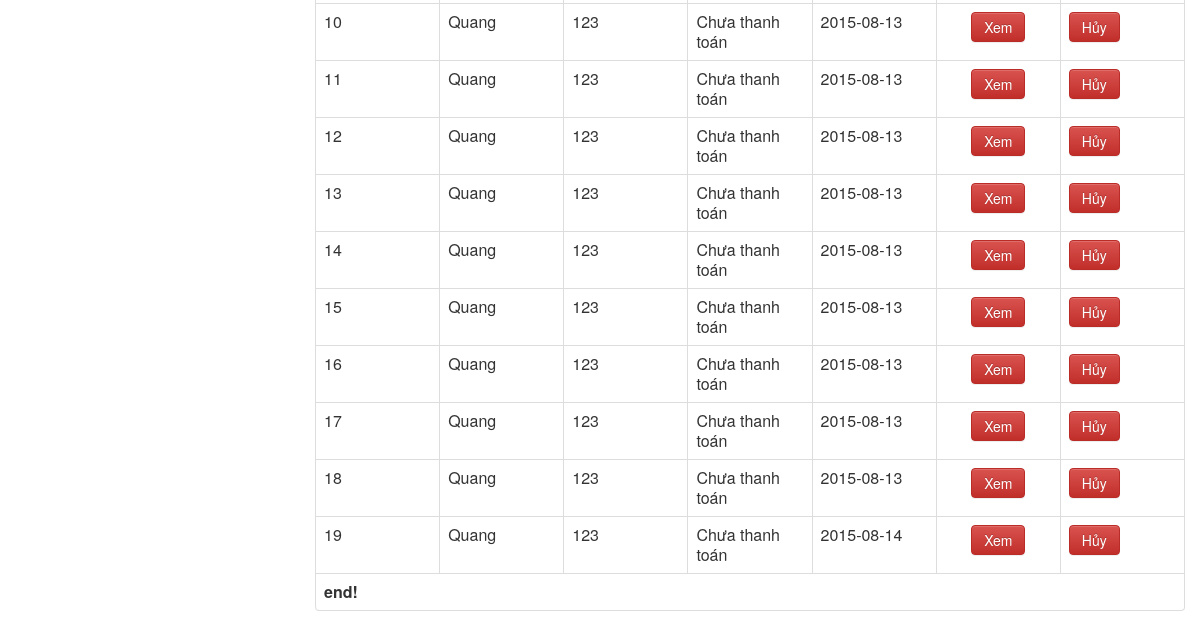
/index.php?c=cart&m=Ulist (signed in, lower part), run on an earlier commit of the app's database.
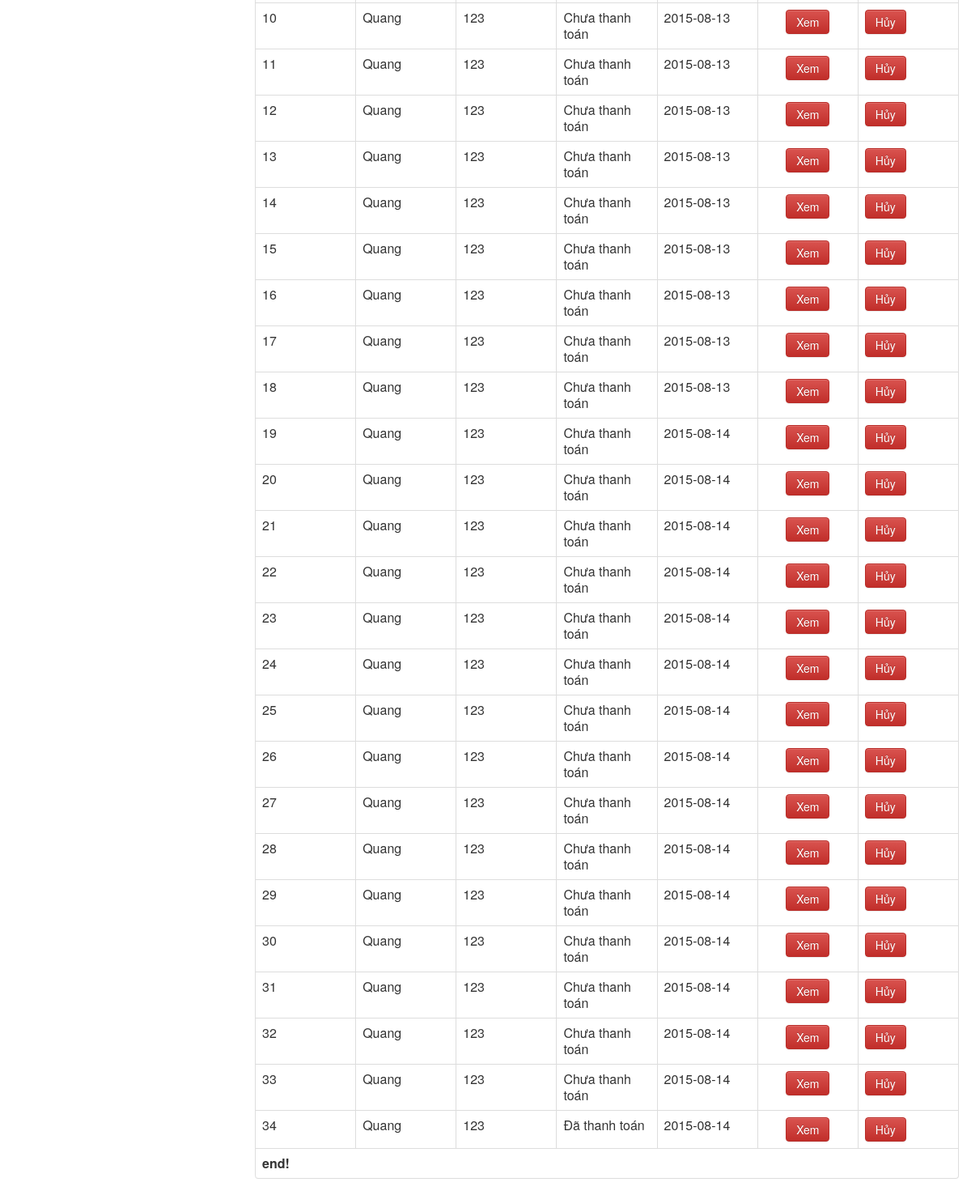
And on a later commit of the database.
### tables this page shows
CREATE TABLE IF NOT EXISTS `carts` (
  `user_id` int(11) NOT NULL,
  `cart_id` int(11) unsigned NOT NULL AUTO_INCREMENT,
  `cart_delivery` bit(1) DEFAULT b'0',
  `cart_day` date NOT NULL,
  PRIMARY KEY (`cart_id`)
);

CREATE TABLE IF NOT EXISTS `users` (
  `id` int(10) unsigned NOT NULL AUTO_INCREMENT,
  `email` varchar(100) NOT NULL,
  `name` varchar(100) NOT NULL,
  `password` varchar(100) NOT NULL,
  `aut` varchar(11) DEFAULT 'user',
  PRIMARY KEY (`id`),
  UNIQUE KEY `email` (`email`)
);

### includes/common.php (called while the page is built, shortened)
<?php
function render($file, $data) {
    extract($data);
    include ROOT . DS . 'views' . DS . $file;
}

### controllers/cart.php (called while the page is built, shortened)
			<?php
function cart_Ulist()
{
	$data = array();
	$key = $_SESSION['logged']['id'];
	$data['carts'] = model('cart')->getallbyU($key);
	$data['template_file'] = 'cart\Ucartlist.php';
	render('layout.php', $data);
}
?>

### includes/db.php (called while the page is built, shortened)
<?php
function db_get_all($sql) {
    $result = mysql_query($sql);
    $data = array();
    if ($result) {
        while ($row = mysql_fetch_assoc($result)) {
            $data[] = $row;
        }
    }
    return $data;
}

### models/cart.php (called while the page is built, shortened)
<?php
class cart extends Model
{
	public $table='carts';
    public function getallbyU($key)
	 {
        $sql = "SELECT `users`.*,`carts`.* FROM `{$this->table}`,`users` WHERE `users`.`id`=`carts`.`user_id` and `users`.`id`=".$key ;
        $rows = db_get_all($sql);
        return isset($rows) ? $rows : false;
    }
}
?>

### views/cart/Ucartlist.php (the view, shortened to what this page needs)
<table class="table table-bordered">
    <?php
    $i = 0;
    foreach ($carts as $c):
        $i++;
    ?>
    <tr >
        <td ><?php echo $i;  ?> </td>
        <td><?php echo $c['name']; ?> </td>
        <td><?php echo $c['email']; ?> </td>
        <td><?php  echo (($c['cart_delivery']>0) ? 'Đã thanh toán' : 'Chưa thanh toán') ?></td>
        <td><?php echo  $c['cart_day'] ?></td>
        <td style=" text-align:center">
            <button type="button" onclick="giohang(<?php echo $c['cart_id']; ?>)"class="btn btn-danger btn-lg" data-toggle="modal" data-target="#myModal">Xem
            </button>
    </td>
    <td> <input value="Hủy"  type="button" class="btn btn-danger btn-lg" onclick="return alert(' Liên hệ  email: blogtaolao@gmail.com để hủy đơn hàng?');"></td>
</tr>
<?php
endforeach;
if ($i):
    ?>
<tr>
    <td colspan="7"><strong>end!</strong></td>
</tr>
<?php else: ?>
    <tr>
        <td colspan="7" class="text-center"><strong> Chưa có đơn đặt hàng nào :v</strong></td>
    </tr>
<?php endif; ?>
</table>

What changed in the data, as far as the page shows it:
added carts: user.name "Quang", user.email "123", cart_delivery "Chưa thanh toán", cart_day "2015-08-14"
added carts: user.name "Quang", user.email "123", cart_delivery "Chưa thanh toán", cart_day "2015-08-14"
added carts: user.name "Quang", user.email "123", cart_delivery "Chưa thanh toán", cart_day "2015-08-14"
added carts: user.name "Quang", user.email "123", cart_delivery "Chưa thanh toán", cart_day "2015-08-14"
added carts: user.name "Quang", user.email "123", cart_delivery "Chưa thanh toán", cart_day "2015-08-14"
added carts: user.name "Quang", user.email "123", cart_delivery "Chưa thanh toán", cart_day "2015-08-14"
added carts: user.name "Quang", user.email "123", cart_delivery "Chưa thanh toán", cart_day "2015-08-14"
added carts: user.name "Quang", user.email "123", cart_delivery "Chưa thanh toán", cart_day "2015-08-14"
added carts: user.name "Quang", user.email "123", cart_delivery "Chưa thanh toán", cart_day "2015-08-14"
added carts: user.name "Quang", user.email "123", cart_delivery "Chưa thanh toán", cart_day "2015-08-14"
added carts: user.name "Quang", user.email "123", cart_delivery "Chưa thanh toán", cart_day "2015-08-14"
added carts: user.name "Quang", user.email "123", cart_delivery "Chưa thanh toán", cart_day "2015-08-14"
added carts: user.name "Quang", user.email "123", cart_delivery "Chưa thanh toán", cart_day "2015-08-14"
added carts: user.name "Quang", user.email "123", cart_delivery "Chưa thanh toán", cart_day "2015-08-14"
added carts: user.name "Quang", user.email "123", cart_delivery "Đã thanh toán", cart_day "2015-08-14"
